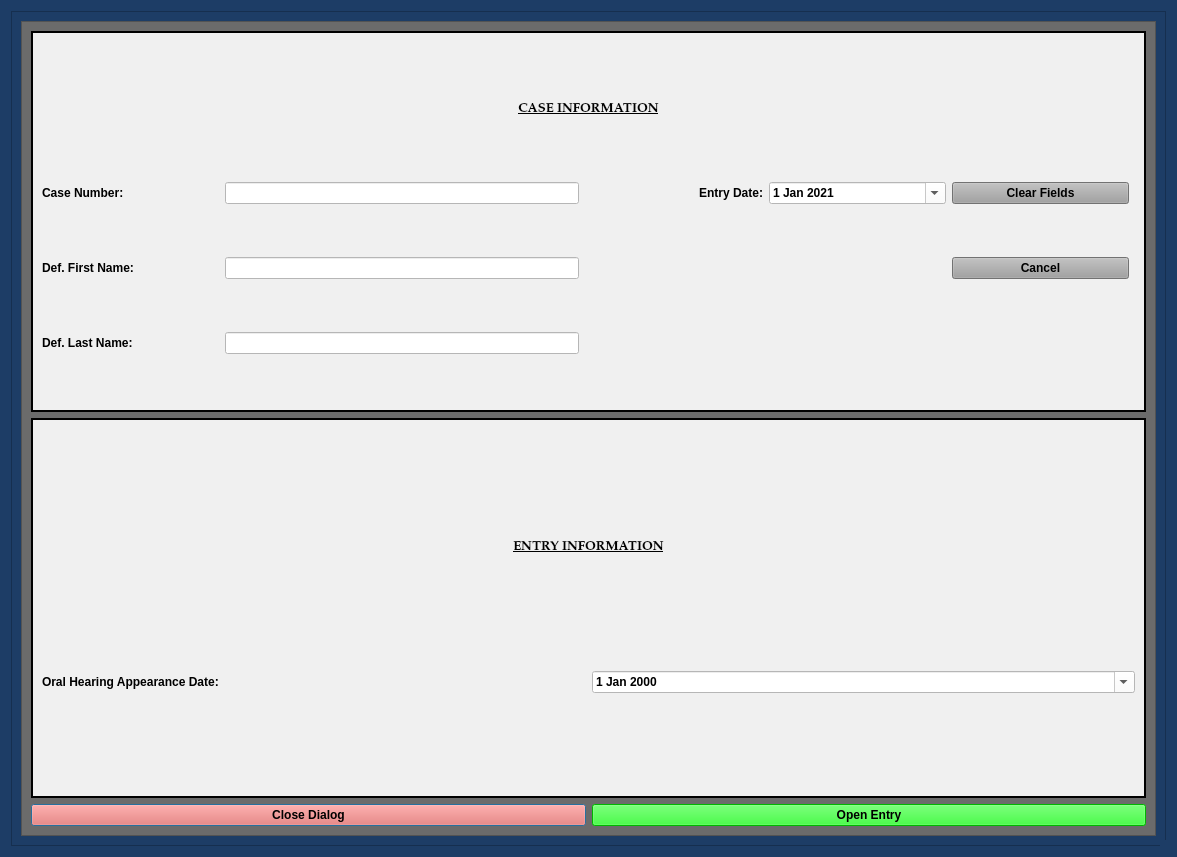
<?xml version="1.0" encoding="UTF-8"?>
<ui version="4.0">
 <class>TimeToPayDialog</class>
 <widget class="QDialog" name="TimeToPayDialog">
  <property name="windowModality">
   <enum>Qt::NonModal</enum>
  </property>
  <property name="geometry">
   <rect>
    <x>0</x>
    <y>0</y>
    <width>1177</width>
    <height>857</height>
   </rect>
  </property>
  <property name="sizePolicy">
   <sizepolicy hsizetype="Preferred" vsizetype="Preferred">
    <horstretch>0</horstretch>
    <verstretch>0</verstretch>
   </sizepolicy>
  </property>
  <property name="minimumSize">
   <size>
    <width>0</width>
    <height>0</height>
   </size>
  </property>
  <property name="maximumSize">
   <size>
    <width>2500</width>
    <height>3500</height>
   </size>
  </property>
  <property name="palette">
   <palette>
    <active>
     <colorrole role="Button">
      <brush brushstyle="SolidPattern">
       <color alpha="255">
        <red>29</red>
        <green>61</green>
        <blue>102</blue>
       </color>
      </brush>
     </colorrole>
     <colorrole role="Base">
      <brush brushstyle="SolidPattern">
       <color alpha="255">
        <red>29</red>
        <green>61</green>
        <blue>102</blue>
       </color>
      </brush>
     </colorrole>
     <colorrole role="Window">
      <brush brushstyle="SolidPattern">
       <color alpha="255">
        <red>29</red>
        <green>61</green>
        <blue>102</blue>
       </color>
      </brush>
     </colorrole>
    </active>
    <inactive>
     <colorrole role="Button">
      <brush brushstyle="SolidPattern">
       <color alpha="255">
        <red>29</red>
        <green>61</green>
        <blue>102</blue>
       </color>
      </brush>
     </colorrole>
     <colorrole role="Base">
      <brush brushstyle="SolidPattern">
       <color alpha="255">
        <red>29</red>
        <green>61</green>
        <blue>102</blue>
       </color>
      </brush>
     </colorrole>
     <colorrole role="Window">
      <brush brushstyle="SolidPattern">
       <color alpha="255">
        <red>29</red>
        <green>61</green>
        <blue>102</blue>
       </color>
      </brush>
     </colorrole>
    </inactive>
    <disabled>
     <colorrole role="Button">
      <brush brushstyle="SolidPattern">
       <color alpha="255">
        <red>29</red>
        <green>61</green>
        <blue>102</blue>
       </color>
      </brush>
     </colorrole>
     <colorrole role="Base">
      <brush brushstyle="SolidPattern">
       <color alpha="255">
        <red>29</red>
        <green>61</green>
        <blue>102</blue>
       </color>
      </brush>
     </colorrole>
     <colorrole role="Window">
      <brush brushstyle="SolidPattern">
       <color alpha="255">
        <red>29</red>
        <green>61</green>
        <blue>102</blue>
       </color>
      </brush>
     </colorrole>
    </disabled>
   </palette>
  </property>
  <property name="font">
   <font>
    <family>Palatino Linotype</family>
    <pointsize>10</pointsize>
    <weight>75</weight>
    <italic>false</italic>
    <bold>true</bold>
   </font>
  </property>
  <property name="windowTitle">
   <string>Time to Pay Case Information</string>
  </property>
  <property name="toolTip">
   <string/>
  </property>
  <property name="styleSheet">
   <string notr="true">background-color: rgb(29, 61, 102);
font: 75 10pt &quot;Palatino Linotype&quot;;
font-weight: bold;</string>
  </property>
  <property name="sizeGripEnabled">
   <bool>true</bool>
  </property>
  <property name="modal">
   <bool>true</bool>
  </property>
  <layout class="QGridLayout" name="gridLayout_6">
   <item row="0" column="0">
    <widget class="QFrame" name="frame_4">
     <property name="styleSheet">
      <string notr="true">background-color: rgb(29, 61, 102);</string>
     </property>
     <property name="frameShape">
      <enum>QFrame::StyledPanel</enum>
     </property>
     <property name="frameShadow">
      <enum>QFrame::Raised</enum>
     </property>
     <layout class="QGridLayout" name="gridLayout">
      <item row="0" column="0">
       <widget class="QScrollArea" name="scrollArea">
        <property name="focusPolicy">
         <enum>Qt::NoFocus</enum>
        </property>
        <property name="styleSheet">
         <string notr="true">background-color: rgb(107, 107, 107);</string>
        </property>
        <property name="widgetResizable">
         <bool>true</bool>
        </property>
        <widget class="QWidget" name="scrollAreaWidgetContents">
         <property name="geometry">
          <rect>
           <x>0</x>
           <y>0</y>
           <width>1137</width>
           <height>817</height>
          </rect>
         </property>
         <layout class="QGridLayout" name="gridLayout_3">
          <item row="1" column="0" colspan="2">
           <widget class="QFrame" name="frame">
            <property name="styleSheet">
             <string notr="true">background-color: rgb(240, 240, 240);
border-color: rgb(0, 0, 0);</string>
            </property>
            <property name="frameShape">
             <enum>QFrame::Box</enum>
            </property>
            <property name="frameShadow">
             <enum>QFrame::Plain</enum>
            </property>
            <property name="lineWidth">
             <number>2</number>
            </property>
            <layout class="QGridLayout" name="gridLayout_4">
             <item row="1" column="0">
              <widget class="QLabel" name="label_5">
               <property name="text">
                <string>Oral Hearing Appearance Date:</string>
               </property>
              </widget>
             </item>
             <item row="1" column="1">
              <widget class="QDateEdit" name="dateEdit">
               <property name="styleSheet">
                <string notr="true">background-color: rgb(255, 255, 255);
color: rgb(0, 0, 0);</string>
               </property>
               <property name="calendarPopup">
                <bool>true</bool>
               </property>
              </widget>
             </item>
             <item row="0" column="0" colspan="2">
              <widget class="QLabel" name="label_4">
               <property name="maximumSize">
                <size>
                 <width>16777215</width>
                 <height>50</height>
                </size>
               </property>
               <property name="font">
                <font>
                 <family>Palatino Linotype</family>
                 <pointsize>10</pointsize>
                 <weight>75</weight>
                 <italic>false</italic>
                 <bold>true</bold>
                 <underline>true</underline>
                </font>
               </property>
               <property name="text">
                <string>ENTRY INFORMATION</string>
               </property>
               <property name="alignment">
                <set>Qt::AlignCenter</set>
               </property>
              </widget>
             </item>
            </layout>
           </widget>
          </item>
          <item row="2" column="1">
           <widget class="QPushButton" name="create_entry_Button">
            <property name="styleSheet">
             <string notr="true">background-color: rgb(0, 255, 0);
font: 75 11pt &quot;Palatino Linotype&quot;;
font-weight: bold;</string>
            </property>
            <property name="text">
             <string>Open Entry</string>
            </property>
            <property name="autoDefault">
             <bool>false</bool>
            </property>
           </widget>
          </item>
          <item row="0" column="0" colspan="2">
           <widget class="QFrame" name="case_name_Frame">
            <property name="sizePolicy">
             <sizepolicy hsizetype="Preferred" vsizetype="Preferred">
              <horstretch>0</horstretch>
              <verstretch>0</verstretch>
             </sizepolicy>
            </property>
            <property name="styleSheet">
             <string notr="true">background-color: rgb(240, 240, 240);</string>
            </property>
            <property name="frameShape">
             <enum>QFrame::Box</enum>
            </property>
            <property name="frameShadow">
             <enum>QFrame::Plain</enum>
            </property>
            <property name="lineWidth">
             <number>2</number>
            </property>
            <layout class="QGridLayout" name="gridLayout_2" columnstretch="1,2,1,1,1,0">
             <item row="1" column="4">
              <widget class="QPushButton" name="clear_fields_case_Button">
               <property name="focusPolicy">
                <enum>Qt::NoFocus</enum>
               </property>
               <property name="styleSheet">
                <string notr="true">background-color: rgb(160, 160, 160);</string>
               </property>
               <property name="text">
                <string>Clear Fields</string>
               </property>
              </widget>
             </item>
             <item row="1" column="3">
              <widget class="NoScrollDateEdit" name="entry_date">
               <property name="focusPolicy">
                <enum>Qt::NoFocus</enum>
               </property>
               <property name="styleSheet">
                <string notr="true">color: rgb(0, 0, 0);
background-color: rgb(255, 255, 255);</string>
               </property>
               <property name="minimumDate">
                <date>
                 <year>2021</year>
                 <month>1</month>
                 <day>1</day>
                </date>
               </property>
               <property name="calendarPopup">
                <bool>true</bool>
               </property>
               <property name="date">
                <date>
                 <year>2021</year>
                 <month>1</month>
                 <day>1</day>
                </date>
               </property>
              </widget>
             </item>
             <item row="0" column="0" colspan="6">
              <widget class="QLabel" name="label_6">
               <property name="maximumSize">
                <size>
                 <width>16777215</width>
                 <height>40</height>
                </size>
               </property>
               <property name="font">
                <font>
                 <family>Palatino Linotype</family>
                 <pointsize>10</pointsize>
                 <weight>75</weight>
                 <italic>false</italic>
                 <bold>true</bold>
                 <underline>true</underline>
                </font>
               </property>
               <property name="text">
                <string>CASE INFORMATION</string>
               </property>
               <property name="alignment">
                <set>Qt::AlignCenter</set>
               </property>
              </widget>
             </item>
             <item row="2" column="0">
              <widget class="QLabel" name="label">
               <property name="text">
                <string>Def. First Name:</string>
               </property>
              </widget>
             </item>
             <item row="2" column="1">
              <widget class="QLineEdit" name="defendant_first_name_lineEdit">
               <property name="styleSheet">
                <string notr="true">background-color: rgb(255, 255, 255);</string>
               </property>
              </widget>
             </item>
             <item row="1" column="1">
              <widget class="QLineEdit" name="case_number_lineEdit">
               <property name="maximumSize">
                <size>
                 <width>900</width>
                 <height>16777215</height>
                </size>
               </property>
               <property name="styleSheet">
                <string notr="true">background-color: rgb(255, 255, 255);</string>
               </property>
              </widget>
             </item>
             <item row="3" column="0">
              <widget class="QLabel" name="label_2">
               <property name="text">
                <string>Def. Last Name:</string>
               </property>
              </widget>
             </item>
             <item row="3" column="1">
              <widget class="QLineEdit" name="defendant_last_name_lineEdit">
               <property name="enabled">
                <bool>true</bool>
               </property>
               <property name="styleSheet">
                <string notr="true">background-color: rgb(255, 255, 255);</string>
               </property>
              </widget>
             </item>
             <item row="1" column="0">
              <widget class="QLabel" name="label_3">
               <property name="text">
                <string>Case Number:</string>
               </property>
              </widget>
             </item>
             <item row="2" column="4">
              <widget class="QPushButton" name="cancel_Button">
               <property name="focusPolicy">
                <enum>Qt::NoFocus</enum>
               </property>
               <property name="styleSheet">
                <string notr="true">background-color: rgb(160, 160, 160);</string>
               </property>
               <property name="text">
                <string>Cancel</string>
               </property>
              </widget>
             </item>
             <item row="1" column="2">
              <widget class="QLabel" name="label_26">
               <property name="text">
                <string>Entry Date:</string>
               </property>
               <property name="alignment">
                <set>Qt::AlignRight|Qt::AlignTrailing|Qt::AlignVCenter</set>
               </property>
              </widget>
             </item>
            </layout>
           </widget>
          </item>
          <item row="2" column="0">
           <widget class="QPushButton" name="close_dialog_Button">
            <property name="styleSheet">
             <string notr="true">background-color: rgb(255, 96, 82);
font: 75 11pt &quot;Palatino Linotype&quot;;
font-weight: bold;</string>
            </property>
            <property name="text">
             <string>Close Dialog</string>
            </property>
           </widget>
          </item>
         </layout>
        </widget>
       </widget>
      </item>
     </layout>
    </widget>
   </item>
  </layout>
 </widget>
 <customwidgets>
  <customwidget>
   <class>NoScrollDateEdit</class>
   <extends>QDateEdit</extends>
   <header>munientry.widgets.custom_widgets</header>
  </customwidget>
 </customwidgets>
 <tabstops>
  <tabstop>case_number_lineEdit</tabstop>
  <tabstop>defendant_first_name_lineEdit</tabstop>
  <tabstop>defendant_last_name_lineEdit</tabstop>
  <tabstop>create_entry_Button</tabstop>
 </tabstops>
 <resources/>
 <connections/>
 <slots>
  <slot>create_entry()</slot>
  <slot>continue_dialog()</slot>
  <slot>close_window()</slot>
  <slot>set_dialog()</slot>
  <slot>update_case_information()</slot>
  <slot>ovi_dialog()</slot>
  <slot>sentencing_dialog()</slot>
  <slot>proceed_to_sentencing()</slot>
  <slot>proceed_to_ovi()</slot>
  <slot>add_charge()</slot>
  <slot>set_statute()</slot>
  <slot>set_pay_date()</slot>
  <slot>amend_offense()</slot>
  <slot>set_offense()</slot>
  <slot>add_charge_to_view()</slot>
  <slot>delete_charge()</slot>
  <slot>delete_charge_from_view()</slot>
  <slot>close_event()</slot>
  <slot>set_fra_in_file()</slot>
  <slot>set_fra_in_court()</slot>
  <slot>start_add_conditions_dialog()</slot>
  <slot>start_amend_offense_dialog()</slot>
 </slots>
</ui>
